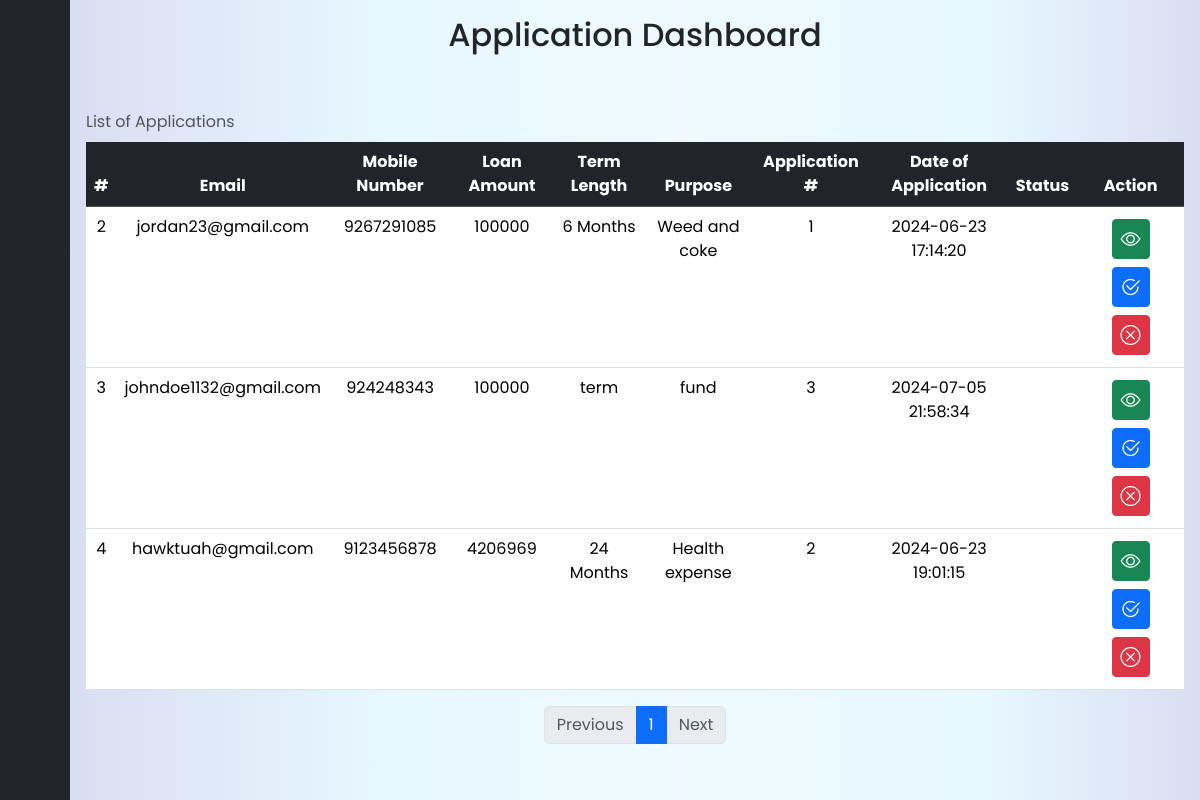
Page /admin/Collector/index_collector.php (signed in) on the committed database.
### tables this page shows
CREATE TABLE `collectordb` (
  `id` int(11) NOT NULL,
  `fname` varchar(100) NOT NULL,
  `lname` varchar(100) NOT NULL,
  `age` int(11) NOT NULL,
  `bmonth` tinyint(2) NOT NULL,
  `bday` tinyint(2) NOT NULL,
  `byear` int(4) NOT NULL,
  `phonenum` bigint(20) NOT NULL,
  `email` varchar(50) NOT NULL,
  `street1` varchar(100) NOT NULL,
  `street2` varchar(100) NOT NULL,
  `city` varchar(100) NOT NULL,
  `province` varchar(100) NOT NULL,
  `postal` int(8) NOT NULL,
  `country` varchar(255) NOT NULL,
  `loanAmount` int(7) NOT NULL,
  `term` varchar(255) NOT NULL,
  `fundPurpose` varchar(100) NOT NULL,
  `applyDate` datetime NOT NULL DEFAULT current_timestamp(),
  `applicationNumber` int(11) NOT NULL,
  `statusCr` varchar(50) NOT NULL DEFAULT 'Pending'
);

### admin/Collector/index_collector.php (the view, shortened to what this page needs)
<?php
    include("../action/connect.php");
    $rows_per_page = 10;
    $current_page = isset($_GET['page']) ? $_GET['page'] : 1;
    $start_from = ($current_page - 1) * $rows_per_page;
    $sql = "SELECT * FROM collectordb LIMIT $start_from, $rows_per_page";
    $result = $data->query($sql);
    $sql_total = "SELECT COUNT(*) AS total FROM collectordb";
    $result_total = $data->query($sql_total);
    $row_total = $result_total->fetch_assoc();
    $total_pages = ceil($row_total['total'] / $rows_per_page);
?>
<!DOCTYPE html>
<html lang="en">
<head>
    <link href="https://cdn.lineicons.com/4.0/lineicons.css" rel="stylesheet" />
    <link href="https://cdn.jsdelivr.net/npm/bootstrap@5.3.0-alpha3/dist/css/bootstrap.min.css" rel="stylesheet"
>
    <link href="https://cdn.lineicons.com/4.0/lineicons.css" rel="stylesheet">
    <link href="https://cdn.jsdelivr.net/npm/bootstrap@5.3.3/dist/css/bootstrap.min.css" rel="stylesheet">
    <link rel="stylesheet" href="https://cdn.jsdelivr.net/npm/bootstrap-icons@1.11.3/font/bootstrap-icons.min.css">
    <link rel="stylesheet" href="../../source/index.css?v=<?php echo time(); ?>">
</head>
<body style="">
    <div class="wrapper">
        <aside id="sidebar">
            <div class="d-flex">
                <button class="toggle-btn" type="button">
                </button>
            </div>
            <ul class="sidebar-nav">
                <li class="sidebar-item pstn">
                    <a class="sidebar-link">
                    </a>
                </li>
                <li class="sidebar-item">
                    <a href="index_collector.php" class="sidebar-link">
                    </a>
                </li>
                <li class="sidebar-item">
                    <a href="#" class="sidebar-link">
                    </a>
                </li>
                <li class="sidebar-item">
                    <a href="#" class="sidebar-link">
                    </a>
                </li>
                <li class="sidebar-item">
                    <a href="#" class="sidebar-link">
                    </a>
                </li>
            </ul>
            <div class="sidebar-footer mb-3">
                <a href="../action/logout.php" class="sidebar-link">
                </a>
            </div>
        </aside>
        <div class="main p-3" >
            <div class="container1 table-responsive">
                <h2 class="titlewrap mb-5 text-center">Application Dashboard</h2>
                <table class="table table-stripped table-hover mt-3 text-center rounded border-2">
                    <caption class="caption-top">List of Applications</caption>
                    <thead class="table-dark">
                        <tr>
                            <th>#</th>
                            <th>Email</th>
                            <th>Mobile Number</th>
                            <th>Loan Amount</th>
                            <th>Term Length</th>
                            <th>Purpose</th>
                            <th>Application #</th>
                            <th>Date of Application</th>
                            <th>Status</th>
                            <th>Action</th>
                        </tr>
                    </thead>
                    <tbody>
                        <?php
                            while($row = $result->fetch_assoc())
                            {
                                echo "
                                <tr>
                                    <td>$row[id]</td>
                                    <td>$row[email]</td>
                                    <td>$row[phonenum]</td>
                                    <td>$row[loanAmount]</td>
                                    <td>$row[term]</td>
                                    <td>$row[fundPurpose]</td>
                                    <td>$row[applicationNumber]</td>
                                    <td>$row[applyDate]</td>
                                    <td>$row[statusDr]</td>
                                    <td>
                                        <div class='d-grid gap-2 d-md-block'>
                                        <a class='btn btn-success btn-sm m-1 fs-5 align-baseline viewBtn' data-bs-toggle='modal' data-bs-target='#viewData' data-id='" . $row['id'] . "'><i class='bi bi-eye'></i></a>
                                        <a class='btn btn-primary btn-sm m-1 fs-5 align-baseline transferBtn' data-id='" . $row['id'] . "' ><i class='bi bi-check2-circle'></i></a>
                                        <a class='btn btn-danger btn-sm m-1 fs-5 align-baseline' ><i class='bi bi-x-circle'></i></a>
                                        </div>
                                    </td>
                                </tr>
                                ";
                            }
                        ?>
                    </tbody>
                </table>
                <nav aria-label="Page navigation">
                    <ul class="pagination justify-content-center">
                        <?php
                            if ($current_page > 1) {
                                echo "<li class='page-item'><a class='page-link' href='index_collector.php?page=".($current_page - 1)."'>Previous</a></li>";
                            } else {
                                echo "<li class='page-item disabled'><a class='page-link'>Previous</a></li>";
                            }
                            for ($i = 1; $i <= $total_pages; $i++) {
                                if ($i == $current_page) {
                                    echo "<li class='page-item active'><a class='page-link' href='index_collector.php?page=".$i."'>$i</a></li>";
                                } else {
                                    echo "<li class='page-item'><a class='page-link' href='index_collector.php?page=".$i."'>$i</a></li>";
                                }
                            }
                            if ($current_page < $total_pages) {
                                echo "<li class='page-item'><a class='page-link' href='index_collector.php?page=".($current_page + 1)."'>Next</a></li>";
                            } else {
                                echo "<li class='page-item disabled'><a class='page-link'>Next</a></li>";
                            }
                        ?>
                    </ul>
                </nav>
            </div>
        </div>
    </div>
</body>
</html>

### source/index.css (style rules this page uses)
a { text-decoration: none; }
li { list-style: none; }
body { font-family: 'Poppins', sans-serif; }
.wrapper { display: flex; }
.main { min-height: 100vh; width: 100%; overflow: hidden; transition: all 0.35s ease-in-out; background: rgba(59, 92, 190, 0.5); background: linear-gradient(90deg, rgba(59, 92, 190, 0.2) 0%, rgba(134, 217, 255, 0.2) 28%, rgba(166, 226, 254, 0.2) 54%, rgba(134, 217, 255, 0.2) 81%, rgba(59, 91, 190, 0.2) 100%); }
#sidebar { width: 70px; min-width: 70px; z-index: 1000; transition: all .25s ease-in-out; background-color: #212529; display: flex; flex-direction: column; }
.toggle-btn { background-color: transparent; cursor: pointer; border: 0; padding: 1rem 1.5rem; }
.sidebar-nav { padding: 2rem 0; flex: 1 1 auto; }
a.sidebar-link { padding: .625rem 1.625rem; color: #FFF; display: block; font-size: 0.9rem; white-space: nowrap; border-left: 3px solid transparent; }
.sidebar-item { position: relative; }

### rows in the picture
collectordb: id "2", email "jordan23@gmail.com", phonenum "9267291085", loanAmount "100000", term "6 Months", fundPurpose "Weed and coke", applicationNumber "1", applyDate "2024-06-23 17:14:20"
collectordb: id "3", email "johndoe1132@gmail.com", phonenum "924248343", loanAmount "100000", term "term", fundPurpose "fund", applicationNumber "3", applyDate "2024-07-05 21:58:34"
collectordb: id "4", email "hawktuah@gmail.com", phonenum "9123456878", loanAmount "4206969", term "24 Months", fundPurpose "Health expense", applicationNumber "2", applyDate "2024-06-23 19:01:15"
